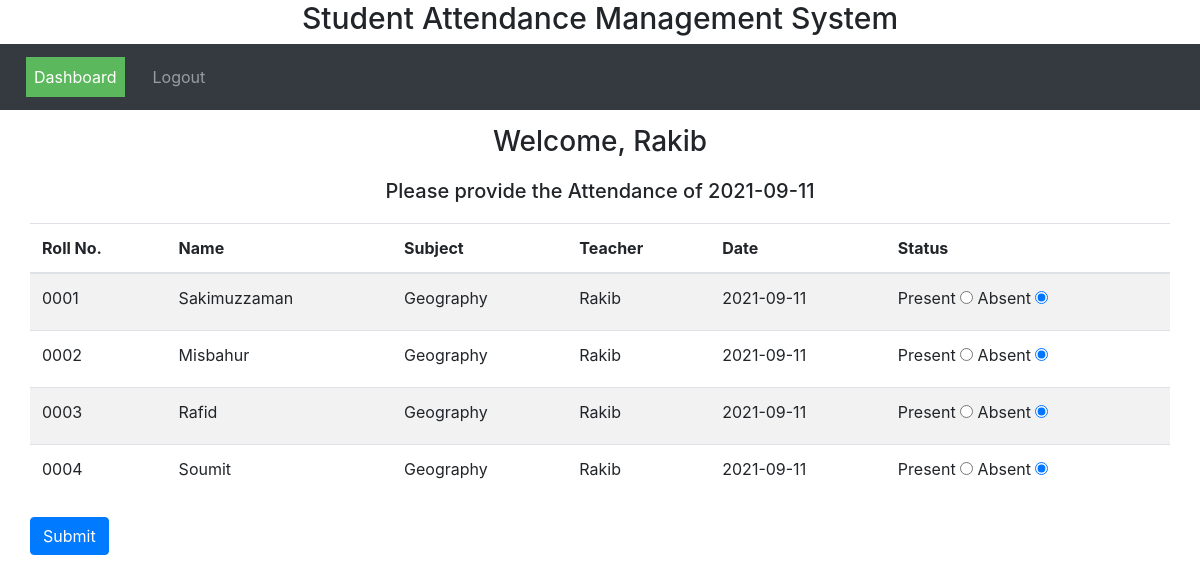
Page /teacher.php?userid=2004 on the committed database.
### tables this page shows
CREATE TABLE `teacher` (
  `id` varchar(30) NOT NULL,
  `name` varchar(30) NOT NULL,
  `age` varchar(30) NOT NULL,
  `gender` varchar(30) NOT NULL,
  `subject` varchar(30) NOT NULL,
  `email` varchar(30) NOT NULL
);

CREATE TABLE `student` (
  `roll_no` varchar(30) NOT NULL,
  `name` varchar(30) NOT NULL,
  `age` varchar(30) NOT NULL,
  `gender` varchar(30) NOT NULL,
  `email` varchar(30) NOT NULL
);

### teacher.php (the view, shortened to what this page needs)
<?php
$conn = mysqli_connect("localhost", "root","","sams");
    $userid = $_GET['userid'];
?>
<!DOCTYPE html>
<html lang="en">
<head>
  <link rel="stylesheet" href="https://maxcdn.bootstrapcdn.com/bootstrap/4.5.2/css/bootstrap.min.css">
  <link rel="stylesheet" href="css/style.css">
</head>
<body>
<h3 class="header">Student Attendance Management System</h3>
    <nav class="navbar navbar-expand-sm bg-dark navbar-dark">
       <ul class="navbar-nav">
        <li class="nav-item">
          <a class="nav-link active" href="#">Dashboard</a>
        </li>
        <li class="nav-item">
          <a class="nav-link" href="login.php">Logout</a>
        </li>
      </ul>
    </nav>
  <?php
       $all_query = mysqli_query($conn, "SELECT * from teacher where id='$userid'");
       while ($data = mysqli_fetch_array($all_query)) {
         $teacherData[0]= $data['id'];
         $teacherData[1]= $data['name'];
         $teacherData[2]= $data['age'];
         $teacherData[3]= $data['gender'];
         $teacherData[4]= $data['subject'];
         $teacherData[5]= $data['email'];
       }
?>
<h3 style="text-align:center; margin: 15px 0;">Welcome, <?php echo $teacherData[1]?></h3>
<h5 style="text-align:center; margin: 20px 0;">Please provide the Attendance of <?php echo date('Y-m-d'); ?></h5>
<div class="container">
  <div class="row">
    <table class="table table-striped table-hover">
        <thead>
        <tr>
          <th scope="col">Roll No.</th>
          <th scope="col">Name</th>
          <th scope="col">Subject</th>
          <th scope="col">Teacher</th>
          <th scope="col">Date</th>
          <th scope="col">Status</th>
        </tr>
        </thead>
     <?php
       $i=-1;
       $k=0;
       $radio = 0;
       $dt = date('Y-m-d');
       $all_query = mysqli_query($conn, "SELECT * from student ORDER BY roll_no asc");
       while ($data = mysqli_fetch_array($all_query)) {
         $i=$i+2;
         $k=$k+2;
         $studentData[$i]= $data['roll_no'];
         $studentData[$k]= $data['name'];
       ?>
       <tr>
         <td><?php echo $studentData[$i]; ?></td>
         <td><?php echo $studentData[$k]; ?></td>
         <td><?php echo $teacherData[4]; ?></td>
         <td><?php echo $teacherData[1]; ?></td>
         <td><?php echo $dt; ?></td>
         <td>
        <form action="" method = "POST">
            <label>Present</label>
            <input type="radio" name="status[<?php echo $radio; ?>]" value="Present" >
            <label>Absent </label>
            <input type="radio" name="status[<?php echo $radio; ?>]" value="Absent" checked>
         </td>
       </tr>
       <?php
            $radio++;
            }
        ?>
    </table>
        <input type="submit" class="btn btn-primary" value="Submit" name="att" />
  </div>
</div>
<div class="message">
</div>
</body>
</html>

### css/style.css (style rules this page uses)
.header { font-size: 30px; text-align: center; }
ul li { margin: 5px 10px; }
.active { color: #ffffff; background-color: #5cb85c; }
.message { padding: 10px; font-size: 20px; font-style: bold; color: black; text-align: center; }

### rows in the picture
teacher: name "Rakib", subject "Geography"
student: roll_no "0001", name "Sakimuzzaman"
student: i "0002", k "Misbahur"
student: i "0003", k "Rafid"
student: i "0004", k "Soumit"
